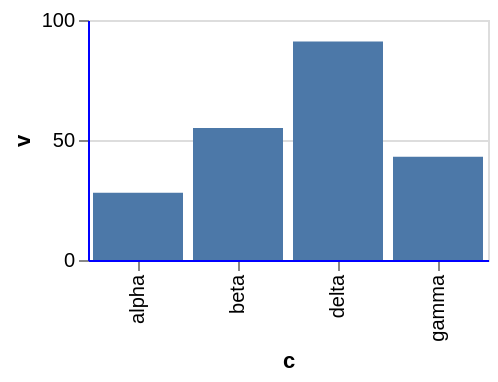

Vega-Lite specification for this chart:
### Vega-Lite specification from a JSON file in a GitHub repository (floating-point values rounded to 4 significant figures)
{"$schema": "https://vega.github.io/schema/vega-lite/v6.json", "width": 200, "height": 120, "data": {"values": [{"c": "alpha", "v": 28, "w": 3, "t": "2024-01-07"}, {"c": "beta", "v": 55, "w": 7, "t": "2024-03-19"}, {"c": "gamma", "v": 43, "w": 5, "t": "2024-06-02"}, {"c": "delta", "v": 91, "w": 9, "t": "2024-09-11"}]}, "mark": "bar", "encoding": {"x": {"field": "c", "type": "nominal"}, "y": {"field": "v", "type": "quantitative"}}, "config": {"axis": {"domainColor": "blue"}}}
